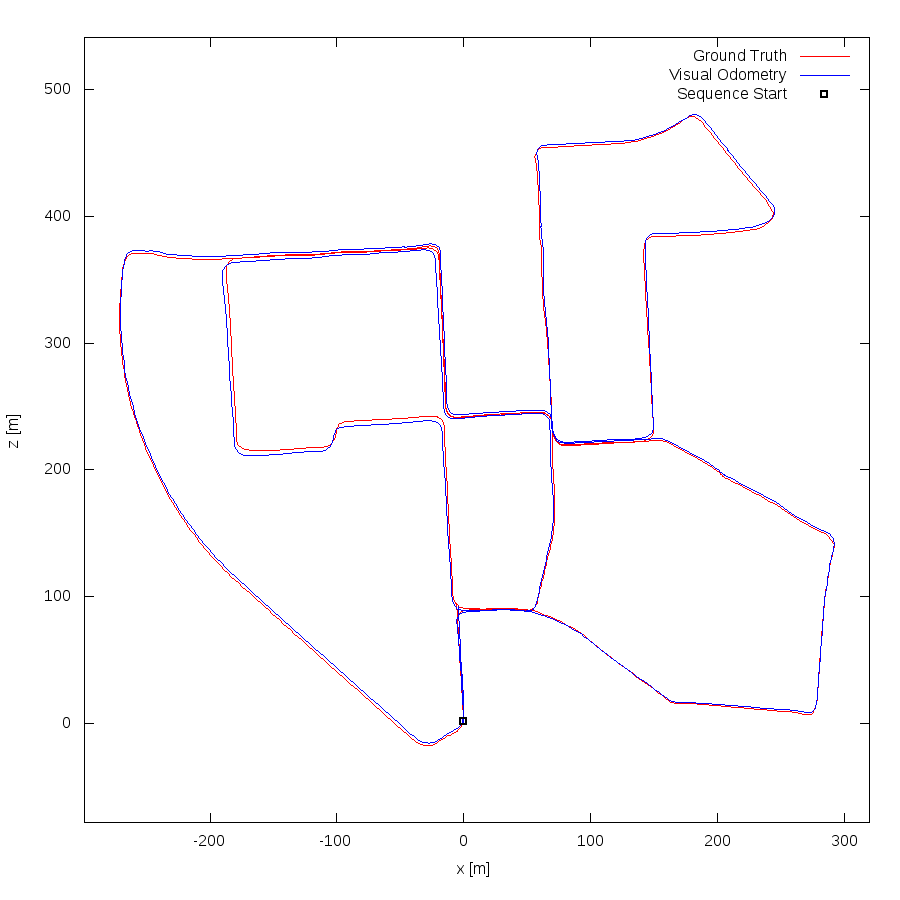

Recreate this plot in gnuplot.
set term postscript eps enhanced color
set output "00.eps"
set size ratio -1
set xrange [-299:320]
set yrange [-78:541]
set xlabel "x [m]"
set ylabel "z [m]"
plot "00.txt" using 1:2 lc rgb "#FF0000" title 'Ground Truth' w lines,"00.txt" using 3:4 lc rgb "#0000FF" title 'Visual Odometry' w lines,"< head -1 00.txt" using 1:2 lc rgb "#000000" pt 4 ps 1 lw 2 title 'Sequence Start' w points
